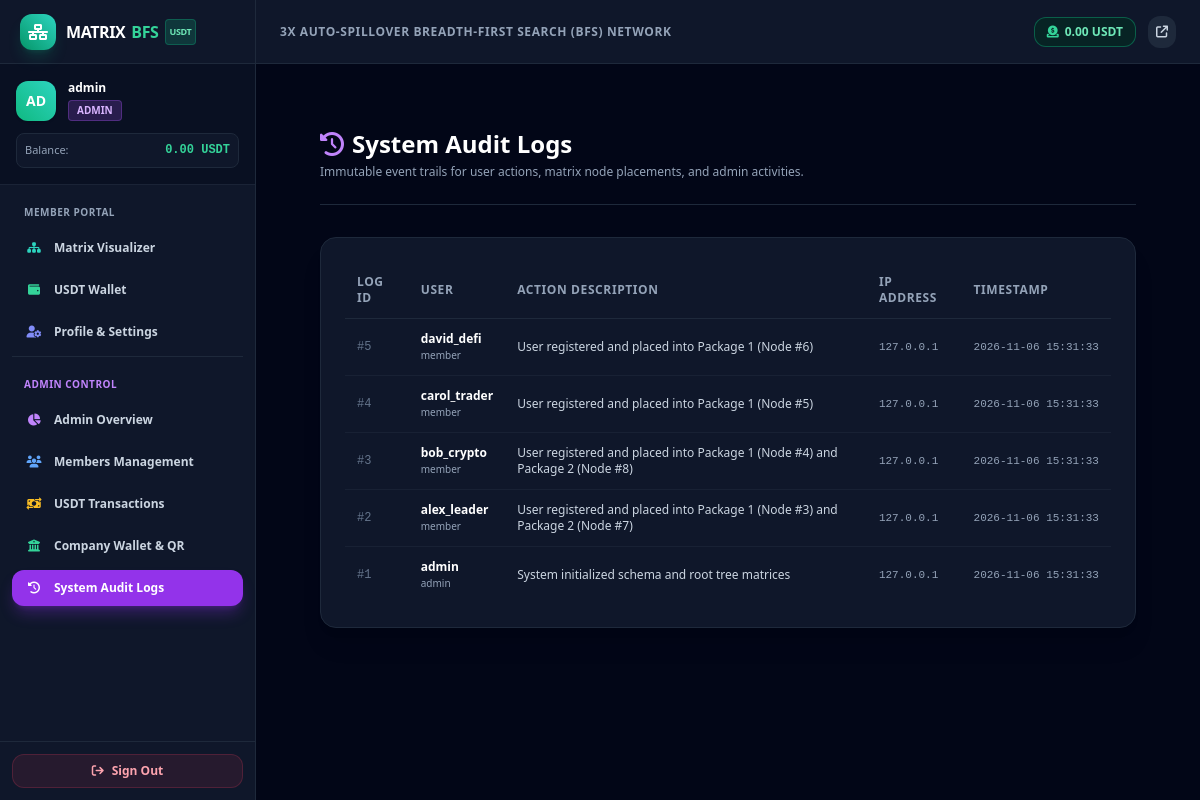
Screenshot of /admin/logs.php (signed in) with the database file from the repository.
### tables this page shows
CREATE TABLE `users` (
  `id` INT AUTO_INCREMENT PRIMARY KEY,
  `username` VARCHAR(50) NOT NULL UNIQUE,
  `sponsor_id` INT NULL,
  `email` VARCHAR(100) NOT NULL,
  `phone` VARCHAR(30) NULL,
  `gender` ENUM('male', 'female', 'other', 'prefer_not_to_say') NULL,
  `dob` DATE NULL,
  `address` TEXT NULL,
  `city` VARCHAR(100) NULL,
  `district` VARCHAR(100) NULL,
  `state_province` VARCHAR(100) NULL,
  `country` VARCHAR(100) NULL,
  `password` VARCHAR(255) NOT NULL,
  `usdt_wallet` VARCHAR(100) NULL,
  `usdt_network` VARCHAR(30) DEFAULT 'TRC20',
  `qr_code_path` VARCHAR(255) NULL,
  `role` ENUM('admin', 'member') NOT NULL DEFAULT 'member',
  `status` ENUM('active', 'suspended', 'pending') NOT NULL DEFAULT 'active',
  `created_at` TIMESTAMP DEFAULT CURRENT_TIMESTAMP,
  INDEX `idx_users_sponsor` (`sponsor_id`),
  INDEX `idx_users_email` (`email`),
  INDEX `idx_users_role` (`role`),
  INDEX `idx_users_status` (`status`)
);

CREATE TABLE `activity_logs` (
  `id` INT AUTO_INCREMENT PRIMARY KEY,
  `user_id` INT NULL,
  `action` TEXT NOT NULL,
  `ip_address` VARCHAR(45) NULL,
  `created_at` TIMESTAMP DEFAULT CURRENT_TIMESTAMP,
  INDEX `idx_logs_user` (`user_id`),
  INDEX `idx_logs_created` (`created_at`)
);

### admin/logs.php (the view, shortened to what the rows shown need)
<?php
require_once __DIR__ . '/../includes/auth.php';
require_once __DIR__ . '/../includes/functions.php';
requireAdmin();
$pdo = getDatabaseConnection();
$limit = 100;
$stmt = $pdo->prepare("
    SELECT a.*, u.username, u.role
    FROM activity_logs a
    LEFT JOIN users u ON a.user_id = u.id
    ORDER BY a.id DESC
    LIMIT :lim
");
$stmt->bindValue(':lim', $limit, PDO::PARAM_INT);
$stmt->execute();
$logs = $stmt->fetchAll();
require_once __DIR__ . '/../includes/header.php';
?>
<div class="max-w-7xl mx-auto px-4 sm:px-6 lg:px-8 py-8 space-y-8">
    <div class="pb-6 border-b border-slate-800">
        <h1 class="text-2xl font-black text-white flex items-center gap-2">
            <i class="fa-solid fa-clock-rotate-left text-purple-400"></i> System Audit Logs
        </h1>
    </div>
    <div class="bg-slate-900 border border-slate-800 rounded-2xl p-6 shadow-xl">
        <div class="overflow-x-auto custom-scroll">
            <table class="w-full text-left text-xs border-collapse">
                <thead>
                    <tr class="border-b border-slate-800 text-slate-400 uppercase tracking-wider">
                        <th class="py-3 px-3">Log ID</th>
                        <th class="py-3 px-3">User</th>
                        <th class="py-3 px-3">Action Description</th>
                        <th class="py-3 px-3">IP Address</th>
                        <th class="py-3 px-3">Timestamp</th>
                    </tr>
                </thead>
                <tbody class="divide-y divide-slate-800/60 font-mono">
                    <?php if (empty($logs)): ?>
                        <tr>
                            <td colspan="5" class="text-center py-8 text-slate-500 font-sans">No audit events recorded yet.</td>
                        </tr>
                    <?php else: ?>
                        <?php foreach ($logs as $log): ?>
                            <tr class="hover:bg-slate-800/40 transition">
                                <td class="py-3 px-3 text-slate-500">#<?= (int)$log['id'] ?></td>
                                <td class="py-3 px-3 font-sans">
                                    <?php if ($log['username']): ?>
                                        <span class="font-bold text-white"><?= e($log['username']) ?></span>
                                        <span class="text-[10px] text-slate-400 block"><?= e($log['role']) ?></span>
                                    <?php else: ?>
                                        <span class="text-slate-500">System/Guest</span>
                                    <?php endif; ?>
                                </td>
                                <td class="py-3 px-3 font-sans text-slate-300">
                                    <?= e($log['action']) ?>
                                </td>
                                <td class="py-3 px-3 text-slate-400 text-[11px]">
                                    <?= e($log['ip_address'] ?? '127.0.0.1') ?>
                                </td>
                                <td class="py-3 px-3 text-slate-400 whitespace-nowrap text-[11px]">
                                    <?= date('Y-m-d H:i:s', strtotime($log['created_at'])) ?>
                                </td>
                            </tr>
                        <?php endforeach; ?>
                    <?php endif; ?>
                </tbody>
            </table>
        </div>
    </div>
</div>
<?php require_once __DIR__ . '/../includes/footer.php'; ?>

### includes/header.php (shortened to what the rows shown need)
<?php
require_once __DIR__ . '/auth.php';
require_once __DIR__ . '/functions.php';
$currentUser = getCurrentUser();
$currentPath = $_SERVER['SCRIPT_NAME'] ?? '';
?>
<!DOCTYPE html>
<html lang="en" class="h-full bg-slate-950 text-slate-100">
<head>
    <script src="https://cdn.tailwindcss.com"></script>
    <link rel="stylesheet" href="https://cdnjs.cloudflare.com/ajax/libs/font-awesome/6.4.0/css/all.min.css">
</head>
<body class="h-full bg-slate-950 font-sans antialiased text-slate-200">
<?php if ($currentUser): ?>
    <div class="flex h-screen overflow-hidden bg-slate-950">
        <aside id="mainSidebar" class="fixed inset-y-0 left-0 z-50 w-64 bg-slate-900 border-r border-slate-800 flex flex-col justify-between transition-transform duration-300 ease-in-out -translate-x-full md:translate-x-0 md:static md:inset-auto">
            <div class="flex flex-col h-full">
                <div class="h-16 flex items-center justify-between px-5 border-b border-slate-800">
                    <a href="/member/dashboard.php" class="flex items-center space-x-2.5 group">
                        <div class="w-9 h-9 rounded-xl bg-gradient-to-tr from-emerald-600 to-teal-400 flex items-center justify-center shadow-lg shadow-emerald-500/20 group-hover:scale-105 transition">
                            <i class="fa-solid fa-network-wired text-white text-base"></i>
                        </div>
                        <div>
                            <span class="font-extrabold text-base tracking-tight text-white flex items-center gap-1.5">
                                MATRIX<span class="text-emerald-400">BFS</span>
                                <span class="text-[9px] uppercase font-bold bg-emerald-500/20 text-emerald-300 border border-emerald-500/30 px-1 py-0.2 rounded">USDT</span>
                            </span>
                        </div>
                    </a>
                </div>
                <div class="p-4 border-b border-slate-800/80 bg-slate-950/40">
                    <div class="flex items-center space-x-3">
                        <div class="w-10 h-10 rounded-xl bg-gradient-to-tr from-emerald-500 to-teal-400 flex items-center justify-center text-white font-black text-sm shadow">
                            <?= strtoupper(substr($currentUser['username'], 0, 2)) ?>
                        </div>
                        <div class="overflow-hidden">
                            <div class="text-xs font-bold text-white truncate"><?= e($currentUser['username']) ?></div>
                            <span class="inline-block text-[10px] font-semibold uppercase px-2 py-0.5 rounded <?= $currentUser['role'] === 'admin' ? 'bg-purple-500/20 text-purple-300 border border-purple-500/30' : 'bg-emerald-500/20 text-emerald-300 border border-emerald-500/30' ?>">
                                <?= e($currentUser['role']) ?>
                            </span>
                        </div>
                    </div>
                    <div class="mt-3 p-2 rounded-lg bg-slate-900 border border-slate-800 flex items-center justify-between">
                        <span class="text-[11px] text-slate-400">Balance:</span>
                        <span class="text-xs font-mono font-bold text-emerald-400">
                            <?= formatUsdt(getUserUsdtBalance((int)$currentUser['id'])) ?> USDT
                        </span>
                    </div>
                </div>
                <nav class="flex-1 px-3 py-4 space-y-1.5 overflow-y-auto custom-scroll">
                    <div class="px-3 pt-1 pb-1 text-[10px] font-bold uppercase tracking-wider text-slate-400">
                        Member Portal
                    </div>
                    <a href="/member/dashboard.php" class="flex items-center px-3 py-2.5 text-xs font-semibold rounded-xl transition <?= str_contains($currentPath, 'member/dashboard.php') ? 'bg-emerald-600 text-white shadow-lg shadow-emerald-600/30' : 'text-slate-300 hover:text-white hover:bg-slate-800' ?>">
                        <i class="fa-solid fa-sitemap w-5 text-center mr-2.5 <?= str_contains($currentPath, 'member/dashboard.php') ? 'text-white' : 'text-teal-400' ?>"></i>
                        Matrix Visualizer
                    </a>
                    <a href="/member/wallet.php" class="flex items-center px-3 py-2.5 text-xs font-semibold rounded-xl transition <?= str_contains($currentPath, 'member/wallet.php') ? 'bg-emerald-600 text-white shadow-lg shadow-emerald-600/30' : 'text-slate-300 hover:text-white hover:bg-slate-800' ?>">
                        <i class="fa-solid fa-wallet w-5 text-center mr-2.5 <?= str_contains($currentPath, 'member/wallet.php') ? 'text-white' : 'text-emerald-400' ?>"></i>
                        USDT Wallet
                    </a>
                    <a href="/member/profile.php" class="flex items-center px-3 py-2.5 text-xs font-semibold rounded-xl transition <?= str_contains($currentPath, 'member/profile.php') ? 'bg-emerald-600 text-white shadow-lg shadow-emerald-600/30' : 'text-slate-300 hover:text-white hover:bg-slate-800' ?>">
                        <i class="fa-solid fa-user-gear w-5 text-center mr-2.5 <?= str_contains($currentPath, 'member/profile.php') ? 'text-white' : 'text-indigo-400' ?>"></i>
                        Profile & Settings
                    </a>
                    <?php if ($currentUser['role'] === 'admin'): ?>
                        <div class="px-3 pt-5 pb-1 text-[10px] font-bold uppercase tracking-wider text-purple-400 border-t border-slate-800 mt-4">
                            Admin Control
                        </div>
                        <a href="/admin/dashboard.php" class="flex items-center px-3 py-2.5 text-xs font-semibold rounded-xl transition <?= str_contains($currentPath, 'admin/dashboard.php') ? 'bg-purple-600 text-white shadow-lg shadow-purple-600/30' : 'text-slate-300 hover:text-white hover:bg-slate-800' ?>">
                            <i class="fa-solid fa-chart-pie w-5 text-center mr-2.5 <?= str_contains($currentPath, 'admin/dashboard.php') ? 'text-white' : 'text-purple-400' ?>"></i>
                            Admin Overview
                        </a>
                        <a href="/admin/users.php" class="flex items-center px-3 py-2.5 text-xs font-semibold rounded-xl transition <?= str_contains($currentPath, 'admin/users.php') ? 'bg-purple-600 text-white shadow-lg shadow-purple-600/30' : 'text-slate-300 hover:text-white hover:bg-slate-800' ?>">
                            <i class="fa-solid fa-users w-5 text-center mr-2.5 <?= str_contains($currentPath, 'admin/users.php') ? 'text-white' : 'text-blue-400' ?>"></i>
                            Members Management
                        </a>
                        <a href="/admin/transactions.php" class="flex items-center px-3 py-2.5 text-xs font-semibold rounded-xl transition <?= str_contains($currentPath, 'admin/transactions.php') ? 'bg-purple-600 text-white shadow-lg shadow-purple-600/30' : 'text-slate-300 hover:text-white hover:bg-slate-800' ?>">
                            <i class="fa-solid fa-money-bill-transfer w-5 text-center mr-2.5 <?= str_contains($currentPath, 'admin/transactions.php') ? 'text-white' : 'text-amber-400' ?>"></i>
                            USDT Transactions
                        </a>
                        <a href="/admin/wallet_settings.php" class="flex items-center px-3 py-2.5 text-xs font-semibold rounded-xl transition <?= str_contains($currentPath, 'admin/wallet_settings.php') ? 'bg-purple-600 text-white shadow-lg shadow-purple-600/30' : 'text-slate-300 hover:text-white hover:bg-slate-800' ?>">
                            <i class="fa-solid fa-building-columns w-5 text-center mr-2.5 <?= str_contains($currentPath, 'admin/wallet_settings.php') ? 'text-white' : 'text-emerald-400' ?>"></i>
                            Company Wallet & QR
                        </a>
                        <a href="/admin/logs.php" class="flex items-center px-3 py-2.5 text-xs font-semibold rounded-xl transition <?= str_contains($currentPath, 'admin/logs.php') ? 'bg-purple-600 text-white shadow-lg shadow-purple-600/30' : 'text-slate-300 hover:text-white hover:bg-slate-800' ?>">
                            <i class="fa-solid fa-clock-rotate-left w-5 text-center mr-2.5 <?= str_contains($currentPath, 'admin/logs.php') ? 'text-white' : 'text-cyan-400' ?>"></i>
                            System Audit Logs
                        </a>
                    <?php endif; ?>
                </nav>
                <div class="p-3 border-t border-slate-800">
                    <a href="/auth/logout.php" class="w-full flex items-center justify-center px-3 py-2 rounded-xl text-xs font-bold text-rose-300 bg-rose-500/10 hover:bg-rose-500/20 border border-rose-500/20 transition gap-2">
                        <i class="fa-solid fa-arrow-right-from-bracket"></i>
                        Sign Out
                    </a>
                </div>
            </div>
        </aside>
        <div class="flex-1 flex flex-col h-full overflow-hidden">
            <header class="h-16 bg-slate-900 border-b border-slate-800 flex items-center justify-between px-4 sm:px-6 z-10 shrink-0">
                <div class="flex items-center gap-3">
                    <span class="text-xs uppercase font-extrabold tracking-wider text-slate-400 hidden sm:inline-block">
                        3x Auto-Spillover Breadth-First Search (BFS) Network
                    </span>
                </div>
                <div class="flex items-center space-x-3">
                    <a href="/member/wallet.php" class="flex items-center px-3 py-1.5 bg-emerald-950/60 border border-emerald-500/40 rounded-xl text-xs font-semibold text-emerald-300 hover:bg-emerald-900/60 transition">
                        <i class="fa-solid fa-circle-dollar-to-slot mr-1.5 text-emerald-400"></i>
                        <?= formatUsdt(getUserUsdtBalance((int)$currentUser['id'])) ?> USDT
                    </a>
                    <a href="/" target="_blank" class="p-2 rounded-xl bg-slate-800 hover:bg-slate-700 text-slate-300 hover:text-white transition text-xs" title="Public Portal">
                        <i class="fa-solid fa-arrow-up-right-from-square"></i>
                    </a>
                </div>
            </header>
            <main class="flex-1 overflow-y-auto custom-scroll p-4 sm:p-6 lg:p-8 bg-slate-950">
<?php endif; ?>

### rows the page displays
users: username "AD", username "admin", role "ADMIN"
activity_logs: id "5", user.username "david_defi", user.role "member", action "User registered and placed into Package 1 (Node #6)", ip_address "127.0.0.1", created_at "2026-11-06 15:31:33"
activity_logs: id "4", user.username "carol_trader", user.role "member", action "User registered and placed into Package 1 (Node #5)", ip_address "127.0.0.1", created_at "2026-11-06 15:31:33"
activity_logs: id "3", user.username "bob_crypto", user.role "member", action "User registered and placed into Package 1 (Node #4) and Package 2 (Node #8)", ip_address "127.0.0.1", created_at "2026-11-06 15:31:33"
activity_logs: id "2", user.username "alex_leader", user.role "member", action "User registered and placed into Package 1 (Node #3) and Package 2 (Node #7)", ip_address "127.0.0.1", created_at "2026-11-06 15:31:33"
activity_logs: id "1", user.username "admin", user.role "admin", action "System initialized schema and root tree matrices", ip_address "127.0.0.1", created_at "2026-11-06 15:31:33"

### other values shown
formatUsdt(getUserUsdtBalance((int)$currentUser['id'])) "0.00"
